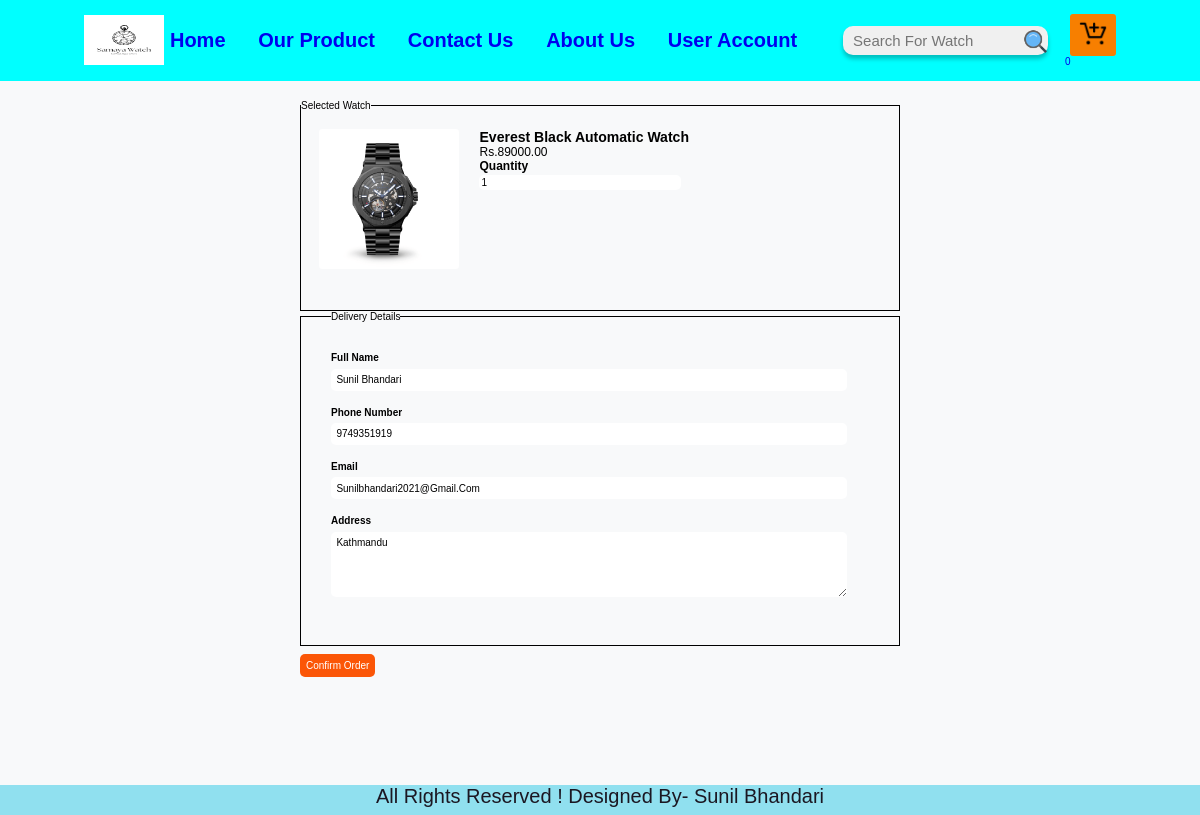
The app's page /order.php?watch_id=38 (signed in) with its own data.
### tables this page shows
CREATE TABLE `tbl_watch` (
  `id` int(10) UNSIGNED NOT NULL,
  `title` varchar(100) NOT NULL,
  `description` text NOT NULL,
  `price` decimal(10,2) NOT NULL,
  `image_name` varchar(255) NOT NULL,
  `category_id` int(10) UNSIGNED NOT NULL,
  `featured` varchar(10) NOT NULL,
  `active` varchar(10) NOT NULL
);

CREATE TABLE `tbl_user` (
  `id` int(11) UNSIGNED NOT NULL,
  `full_name` varchar(255) NOT NULL,
  `username` varchar(255) NOT NULL,
  `password` varchar(255) NOT NULL,
  `email` varchar(255) NOT NULL,
  `phone` varchar(100) NOT NULL,
  `address` varchar(255) NOT NULL
);

### order.php (the view, shortened to what this page needs)
<?php include('partials-font/menu.php') ?>
<link rel="stylesheet" href="css/buy.css">
<?php
if (isset($_SESSION['username'])) {
    if (isset($_SESSION['id'])) {
        $custid = $_SESSION['id'];
        if (isset($_GET['watch_id'])) {
            $watch_id = $_GET['watch_id'];
            $sql = "SELECT * FROM tbl_watch WHERE id = $watch_id";
            $res = mysqli_query($con, $sql);
            $count = mysqli_num_rows($res);
            if ($count == 1) {
                $row = mysqli_fetch_assoc($res);
                $title = $row['title'];
                $price = $row['price'];
                $image_name = $row['image_name'];
            } else {
                echo "<script> function a(){alert('⚠️ Login is required to buy this product');}</script>";
                header("Location:" . SITEURL);
            }
        }
    }
} else {
    echo "<script> function a(){alert('⚠️ Login is required to buy this product');}</script>";
    header('Location:' . SITEURL);
}
?>
<div class="main">
    <form action="" method="post" class="order">
        <fieldset class="sunil1">
            <legend>Selected Watch</legend>
            <div class="selected-watch">
                <div class="selected-watch-img">
                    <?php
                    if ($image_name == "") {
                        echo "<div class='error'>Image not available</div>";
                    } else {
                    ?>
                        <img src="<?php echo SITEURL; ?>/images/watch/<?php echo $image_name; ?>" alt="" class="selected-image" />
                    <?php
                    }
                    ?>
                </div>
                <div class="selected-watch-des">
                    <h3><?php echo $title; ?></h3>
                    <p class="selected-watch-price">Rs.<?php echo $price ?></p>
                    <div class="order-label">Quantity</div>
                    <input type="number" name="qty" class="input-responsive" min="1" value="1" required />
                </div>
            </div>
        </fieldset>
        <fieldset class="user-details sunil1">
            <?php
            $sql3 = "SELECT * FROM tbl_user WHERE id = $custid";
            $res3 = mysqli_query($con, $sql3);
            $count3 = mysqli_num_rows($res3);
            if ($count3 == 1) {
                $row3 = mysqli_fetch_array($res3);
                $name = $row3['full_name'];
                $phone = $row3['phone'];
                $email = $row3['email'];
                $address = $row3['address'];
            }
            ?>
            <legend>Delivery Details</legend>
            <div class="order-label">Full Name</div>
            <input type="text" name="full-name" value="<?php echo $name; ?>" placeholder="E.g. Sunil Bhandari" class="input-responsive" required />
            <div class="order-label">Phone Number</div>
            <input type="tel" name="contact" value="<?php echo $phone; ?>" placeholder="E.g. 9841xxxxxx" class="input-responsive" required />
            <div class="order-label">Email</div>
            <input type="email" name="email" value="<?php echo $email; ?>" placeholder="E.g. sunilbhandari@gmail.com" class="input-responsive" required />
            <div class="order-label">Address</div>
            <textarea name="address" rows="5" placeholder="E.g. Street, City, Country" class="input-responsive" required><?php echo $address; ?></textarea>
        </fieldset>
        <input type="submit" name="submit" value="Confirm Order" class="btn btn-primary" />
    </form>
</div>
<?php include('partials-font/footer.php') ?>

### css/style.css (style rules this page uses)
:root { --black: #1B1722; --white : #F0F0F0; --box-shadow: 0px 4px 4px rgba(0, 0, 0, 0.25); }
* { font-family: 'Quicksand', sans-serif; margin: 0; padding: 0; box-sizing: border-box; outline: none; border: none; text-decoration: none; text-transform: capitalize; transition: linear; }
html { font-size: 62.5%; overflow-x: hidden; scroll-padding-top: 7rem; scroll-behavior: smooth; }

### css/mens.css (style rules this page uses)
body { padding-top: 50px; }

### css/ladies.css (style rules this page uses)
body { padding-top: 50px; }

### css/unisex.css (style rules this page uses)
body { padding-top: 50px; }

### css/watch-detail.css (style rules this page uses)
* { padding: 0; margin: 0; font-family: Arial, Helvetica, sans-serif; }

### css/buy.css (style rules this page uses)
body { padding-top: 100px; background-color: #f8f9fa; }
.sunil1 { border: 1px solid black; }
.selected-watch { display: flex; width: 100%; margin-bottom: 20px; padding: 3%; font-size: larger; }
.selected-watch-img { width:25%; margin-right: 20px; }
.selected-image { width: 100%; border-radius: 3px; }
.user-details { padding: 5%; }
.order { width: 50%; margin: 0 auto; }
.input-responsive { width: 96%; padding: 1%; margin-bottom: 3%; border: none; border-radius: 5px; font-size: 1rem; }
.order-label { margin-bottom: 1%; font-weight: bolder; }
.btn { padding: 1%; border: none; font-size: 1rem; border-radius: 5px; }
.btn-primary { background-color:#fb5607 ; color: white; cursor: pointer; margin-top: 8px; margin-bottom: 8px; }

### records on screen
tbl_watch: image_name (picture), title "Everest Black Automatic Watch", price "89000.00"
tbl_user: full-name "sunil Bhandari", contact "9749351919", email "sunilbhandari2021@gmail.com", address "Kathmandu"

### other values on screen
$count "0"
